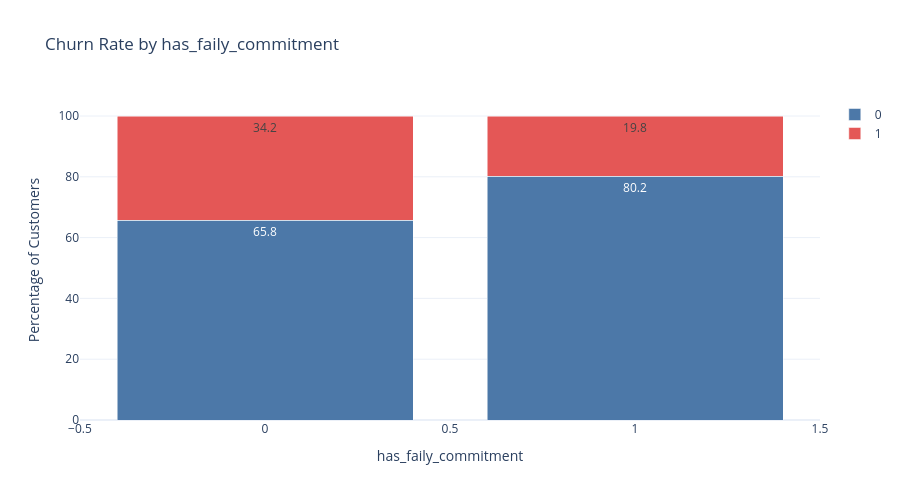

This figure's notebook cell:
### Code cell
plot_categorical_churn(df_model, "has_faily_commitment")

### Figure 1 — Plotly figure (JSON) as saved in the notebook; plotly's stock layout.template omitted (floating-point values rounded to 4 significant figures)
{"data": [{"hovertemplate": "Churn=0<br>has_faily_commitment=%{x}<br>Percentage=%{y}<br>text=%{text}<extra></extra>", "legendgroup": "0", "marker": {"color": "#4C78A8", "pattern": {"shape": ""}}, "name": "0", "orientation": "v", "showlegend": true, "text": [65.8, 80.2], "textposition": "inside", "type": "bar", "x": [0, 1], "xaxis": "x", "y": [65.76, 80.18], "yaxis": "y"}, {"hovertemplate": "Churn=1<br>has_faily_commitment=%{x}<br>Percentage=%{y}<br>text=%{text}<extra></extra>", "legendgroup": "1", "marker": {"color": "#E45756", "pattern": {"shape": ""}}, "name": "1", "orientation": "v", "showlegend": true, "text": [34.2, 19.8], "textposition": "inside", "type": "bar", "x": [0, 1], "xaxis": "x", "y": [34.24, 19.82], "yaxis": "y"}], "layout": {"barmode": "stack", "height": 500, "legend": {"title": {"text": ""}, "tracegroupgap": 0}, "title": {"text": "Churn Rate by has_faily_commitment"}, "width": 900, "xaxis": {"anchor": "y", "domain": [0, 1], "title": {"text": "has_faily_commitment"}}, "yaxis": {"anchor": "x", "domain": [0, 1], "title": {"text": "Percentage of Customers"}}}}
